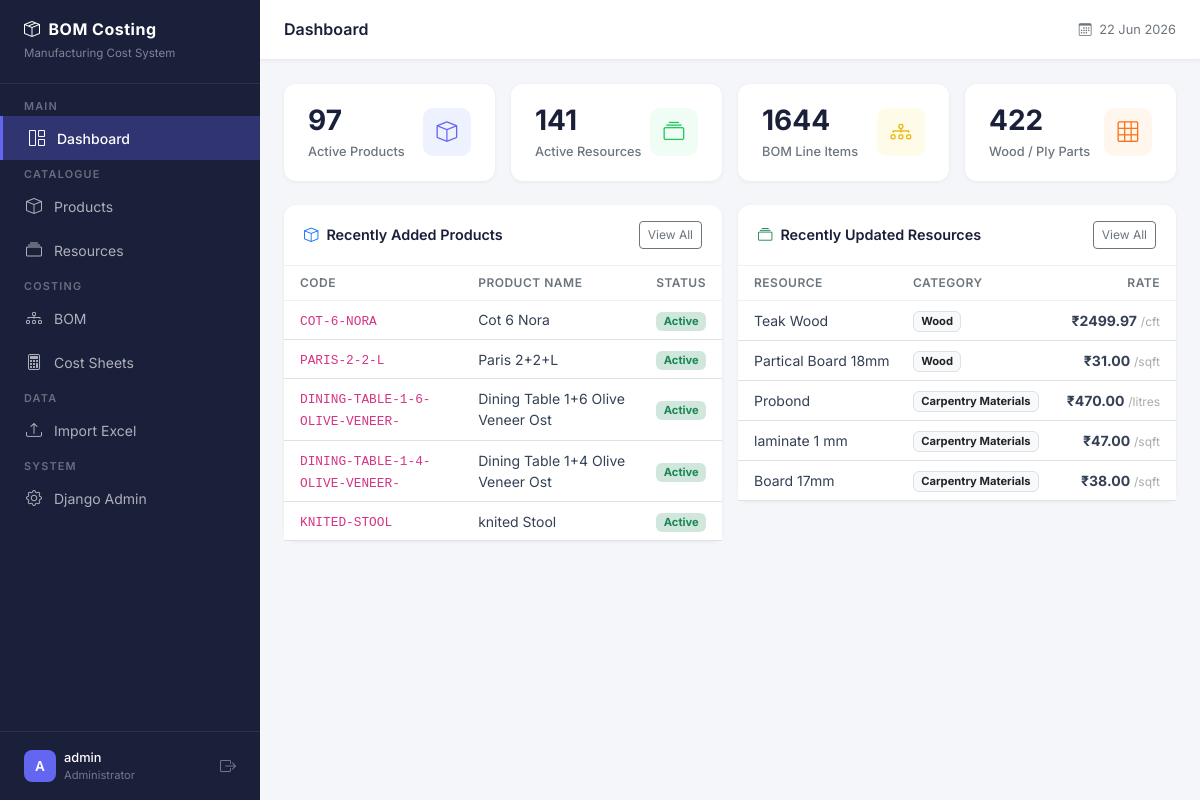
The app's page / (signed in) with its own data.
### apps/products/models.py (models this page shows, shortened)
class Product(models.Model):
    product_name = models.CharField(
        max_length=255,
        help_text="Full name of the product e.g. 3-Door Wardrobe with Mirror"
    )
    product_code = models.CharField(
        max_length=100,
        help_text="Unique product code e.g. WRD-001. Must be unique across all non-deleted products."
    )
    active = models.BooleanField(
        default=True,
        help_text="Inactive products are hidden from main views but not deleted."
    )
    is_deleted = models.BooleanField(
        default=False,
        help_text="Soft delete flag. Deleted products are hidden everywhere but data is preserved."
    )
    created_at = models.DateTimeField(auto_now_add=True)
    updated_at = models.DateTimeField(auto_now=True)
    class Meta:
        ordering = ['product_name']
        verbose_name = "Product"
        verbose_name_plural = "Products"
    def delete(self, *args, **kwargs):
        """
        Override default delete to perform soft delete.
        Calling product.delete() will set is_deleted=True
        instead of removing the row from the database.
        """
        self.is_deleted = True
        self.save()

### apps/resources/models.py (models this page shows, shortened)
class Resource(models.Model):
    resource_name = models.CharField(
        max_length=255,
        help_text="Name of the resource e.g. Teak Wood, Carpenter"
    )
    category = models.CharField(
        max_length=100,
        help_text="Category this resource belongs to."
    )
    unit = models.CharField(
        max_length=50,
        help_text="Unit of measurement e.g. cft, sqft, kg, day, nos"
    )
    rate = models.DecimalField(
        max_digits=12,
        decimal_places=2,
        help_text=(
            "Current rate per unit. "
            "Changing this instantly updates all product costs."
        )
    )
    active = models.BooleanField(
        default=True,
        help_text=(
            "Inactive resources are hidden from BOM selection "
            "but data is preserved."
        )
    )
    created_at = models.DateTimeField(auto_now_add=True)
    updated_at = models.DateTimeField(auto_now=True)
    class Meta:
        ordering = ['category', 'resource_name']
        verbose_name = "Resource"
        verbose_name_plural = "Resources"
        unique_together = [['resource_name', 'category']]

### apps/core/views.py (the view)
# urls.py: path('', views.dashboard, name='dashboard'),
@login_required
def dashboard(request):
    total_products = Product.objects.filter(is_deleted=False).count()
    total_resources = Resource.objects.filter(active=True).count()
    total_bom_items = BOMItem.objects.count()
    total_wood_parts = WoodPart.objects.count()
    recent_resources = Resource.objects.filter(
        active=True
    ).order_by('-updated_at')[:5]
    recent_products = Product.objects.filter(
        is_deleted=False
    ).order_by('-created_at')[:5]
    context = {
        'total_products': total_products,
        'total_resources': total_resources,
        'total_bom_items': total_bom_items,
        'total_wood_parts': total_wood_parts,
        'recent_resources': recent_resources,
        'recent_products': recent_products,
        'page_title': 'Dashboard',
    }
    return render(request, 'core/dashboard.html', context)

### templates/core/dashboard.html (shortened to what this page needs)
{% extends "base.html" %}
{% block content %}
<div class="row g-3 mb-4">
    <div class="col-12 col-sm-6 col-xl-3">
        <div class="stat-card">
            <div class="d-flex align-items-center justify-content-between">
                <div>
                    <div class="stat-value">{{ total_products }}</div>
                    <div class="stat-label mt-1">Active Products</div>
                </div>
                <div class="stat-icon" style="background:#eef2ff;color:#6366f1;">
                    <i class="bi bi-box"></i>
                </div>
            </div>
        </div>
    </div>
    <div class="col-12 col-sm-6 col-xl-3">
        <div class="stat-card">
            <div class="d-flex align-items-center justify-content-between">
                <div>
                    <div class="stat-value">{{ total_resources }}</div>
                    <div class="stat-label mt-1">Active Resources</div>
                </div>
                <div class="stat-icon" style="background:#f0fdf4;color:#22c55e;">
                    <i class="bi bi-collection"></i>
                </div>
            </div>
        </div>
    </div>
    <div class="col-12 col-sm-6 col-xl-3">
        <div class="stat-card">
            <div class="d-flex align-items-center justify-content-between">
                <div>
                    <div class="stat-value">{{ total_bom_items }}</div>
                    <div class="stat-label mt-1">BOM Line Items</div>
                </div>
                <div class="stat-icon" style="background:#fefce8;color:#eab308;">
                    <i class="bi bi-diagram-3"></i>
                </div>
            </div>
        </div>
    </div>
    <div class="col-12 col-sm-6 col-xl-3">
        <div class="stat-card">
            <div class="d-flex align-items-center justify-content-between">
                <div>
                    <div class="stat-value">{{ total_wood_parts }}</div>
                    <div class="stat-label mt-1">Wood / Ply Parts</div>
                </div>
                <div class="stat-icon" style="background:#fff7ed;color:#f97316;">
                    <i class="bi bi-grid-3x3"></i>
                </div>
            </div>
        </div>
    </div>
</div>
<div class="row g-3">
    <div class="col-12 col-lg-6">
        <div class="content-card">
            <div class="card-header d-flex justify-content-between align-items-center">
                <span><i class="bi bi-box me-2 text-primary"></i>Recently Added Products</span>
                <a href="{% url 'products:list' %}"
                   class="btn btn-sm btn-outline-secondary" style="font-size:0.75rem;">
                    View All
                </a>
            </div>
            <div class="card-body p-0">
                {% if recent_products %}
                <table class="table table-hover mb-0">
                    <thead>
                        <tr>
                            <th class="ps-3">Code</th>
                            <th>Product Name</th>
                            <th class="pe-3 text-end">Status</th>
                        </tr>
                    </thead>
                    <tbody>
                        {% for product in recent_products %}
                        <tr>
                            <td class="ps-3">
                                <code style="font-size:0.8rem;">{{ product.product_code }}</code>
                            </td>
                            <td>{{ product.product_name }}</td>
                            <td class="pe-3 text-end">
                                {% if product.active %}
                                    <span class="badge bg-success-subtle text-success"
                                          style="font-size:0.7rem;">Active</span>
                                {% else %}
                                    <span class="badge bg-secondary-subtle text-secondary"
                                          style="font-size:0.7rem;">Inactive</span>
                                {% endif %}
                            </td>
                        </tr>
                        {% endfor %}
                    </tbody>
                </table>
                {% endif %}
            </div>
        </div>
    </div>
    <div class="col-12 col-lg-6">
        <div class="content-card">
            <div class="card-header d-flex justify-content-between align-items-center">
                <span><i class="bi bi-collection me-2 text-success"></i>Recently Updated Resources</span>
                <a href="{% url 'resources:list' %}"
                   class="btn btn-sm btn-outline-secondary" style="font-size:0.75rem;">
                    View All
                </a>
            </div>
            <div class="card-body p-0">
                {% if recent_resources %}
                <table class="table table-hover mb-0">
                    <thead>
                        <tr>
                            <th class="ps-3">Resource</th>
                            <th>Category</th>
                            <th class="pe-3 text-end">Rate</th>
                        </tr>
                    </thead>
                    <tbody>
                        {% for resource in recent_resources %}
                        <tr>
                            <td class="ps-3">{{ resource.resource_name }}</td>
                            <td>
                                <span class="badge bg-light text-dark border"
                                      style="font-size:0.7rem;">
                                    {{ resource.category }}
                                </span>
                            </td>
                            <td class="pe-3 text-end">
                                <strong>₹{{ resource.rate }}</strong>
                                <span style="color:#aaa;font-size:0.75rem;">
                                    /{{ resource.unit }}
                                </span>
                            </td>
                        </tr>
                        {% endfor %}
                    </tbody>
                </table>
                {% endif %}
            </div>
        </div>
    </div>
</div>
{% endblock %}

### templates/base.html (shortened to what this page needs)
<!DOCTYPE html>
<html lang="en">
<head>
    <link href="https://cdn.jsdelivr.net/npm/bootstrap@5.3.2/dist/css/bootstrap.min.css" rel="stylesheet">
    <link href="https://cdn.jsdelivr.net/npm/bootstrap-icons@1.11.3/font/bootstrap-icons.min.css" rel="stylesheet">
</head>
<body>
{% if user.is_authenticated %}
    <nav id="sidebar">
        <div class="sidebar-brand">
            <h5><i class="bi bi-box-seam me-2"></i>BOM Costing</h5>
            <small>Manufacturing Cost System</small>
        </div>
        <ul class="nav flex-column mt-2">
            <li><span class="nav-label">Main</span></li>
            <li class="nav-item">
                <a href="{% url 'core:dashboard' %}"
                   class="nav-link {% if request.resolver_match.url_name == 'dashboard' %}active{% endif %}">
                    <i class="bi bi-grid-1x2"></i> Dashboard
                </a>
            </li>
            <li><span class="nav-label">Catalogue</span></li>
            <li class="nav-item">
                <a href="{% url 'products:list' %}"
                   class="nav-link {% if 'products' in request.resolver_match.namespace %}active{% endif %}">
                    <i class="bi bi-box"></i> Products
                </a>
            </li>
            <li class="nav-item">
                <a href="{% url 'resources:list' %}"
                   class="nav-link {% if 'resources' in request.resolver_match.namespace %}active{% endif %}">
                    <i class="bi bi-collection"></i> Resources
                </a>
            </li>
            <li><span class="nav-label">Costing</span></li>
            <li class="nav-item">
                <a href="{% url 'products:list' %}"
                   class="nav-link {% if 'bom' in request.resolver_match.namespace %}active{% endif %}">
                    <i class="bi bi-diagram-3"></i> BOM
                </a>
            </li>
            <li class="nav-item">
                <a href="{% url 'costing:list' %}"
                   class="nav-link {% if 'costing' in request.resolver_match.namespace %}active{% endif %}">
                    <i class="bi bi-calculator"></i> Cost Sheets
                </a>
            </li>
            <li><span class="nav-label">Data</span></li>
            <li class="nav-item">
                <a href="{% url 'imports:upload' %}"
                   class="nav-link {% if 'imports' in request.resolver_match.namespace %}active{% endif %}">
                    <i class="bi bi-upload"></i> Import Excel
                </a>
            </li>
            <li><span class="nav-label">System</span></li>
            {% if user.is_staff %}
            <li class="nav-item">
                <a href="/admin/" class="nav-link" target="_blank">
                    <i class="bi bi-gear"></i> Django Admin
                </a>
            </li>
            {% endif %}
        </ul>
        <div style="position:absolute; bottom:0; left:0; right:0;
                    padding:16px 24px; border-top:1px solid rgba(255,255,255,0.08);">
            <div class="d-flex align-items-center gap-2">
                <div style="width:32px;height:32px;background:#6366f1;border-radius:8px;
                            display:flex;align-items:center;justify-content:center;
                            color:#fff;font-weight:600;font-size:0.85rem;">
                    {{ user.username|first|upper }}
                </div>
                <div style="flex:1; min-width:0;">
                    <div style="color:#fff;font-size:0.8rem;font-weight:500;
                                white-space:nowrap;overflow:hidden;text-overflow:ellipsis;">
                        {{ user.username }}
                    </div>
                    <div style="color:rgba(255,255,255,0.4);font-size:0.7rem;">
                        {% if user.is_staff %}Administrator{% else %}User{% endif %}
                    </div>
                </div>
                <a href="{% url 'accounts:logout' %}"
                   style="color:rgba(255,255,255,0.4);" title="Logout">
                    <i class="bi bi-box-arrow-right"></i>
                </a>
            </div>
        </div>
    </nav>
    <div id="main-content">
        <div id="topnav">
            <h6 class="page-title">
                {% block page_title %}{{ page_title|default:"Dashboard" }}{% endblock %}
            </h6>
            <div class="d-flex align-items-center gap-3">
                <span style="font-size:0.8rem;color:#6c757d;">
                    <i class="bi bi-calendar3 me-1"></i>
                    {% now "d M Y" %}
                </span>
            </div>
        </div>
        <div class="content-area">
            {% block content %}{% endblock %}
        </div>
    </div>
{% else %}
    {% block unauthenticated_content %}{% endblock %}
{% endif %}
</body>
</html>

### records on screen
Product: product_code "COT-6-NORA", product_name "Cot 6 Nora", active "Active"
Product: product_code "PARIS-2-2-L", product_name "Paris 2+2+L", active "Active"
Product: product_code "DINING-TABLE-1-6-OLIVE-VENEER-", product_name "Dining Table 1+6 Olive Veneer Ost", active "Active"
Product: product_code "DINING-TABLE-1-4-OLIVE-VENEER-", product_name "Dining Table 1+4 Olive Veneer Ost", active "Active"
Product: product_code "KNITED-STOOL", product_name "knited Stool", active "Active"
Resource: resource_name "Teak Wood", category "Wood", rate "2499.97", unit "cft"
Resource: resource_name "Partical Board 18mm", category "Wood", rate "31.00", unit "sqft"
Resource: resource_name "Probond", category "Carpentry Materials", rate "470.00", unit "litres"
Resource: resource_name "laminate 1 mm", category "Carpentry Materials", rate "47.00", unit "sqft"
Resource: resource_name "Board 17mm", category "Carpentry Materials", rate "38.00", unit "sqft"

### other values on screen
{{ user.username|first|upper }} "A"
{{ user.username }} "admin"
{{ page_title|default:"Dashboard" }} "Dashboard"
{{ total_products }} "97"
{{ total_resources }} "141"
{{ total_bom_items }} "1644"
{{ total_wood_parts }} "422"
